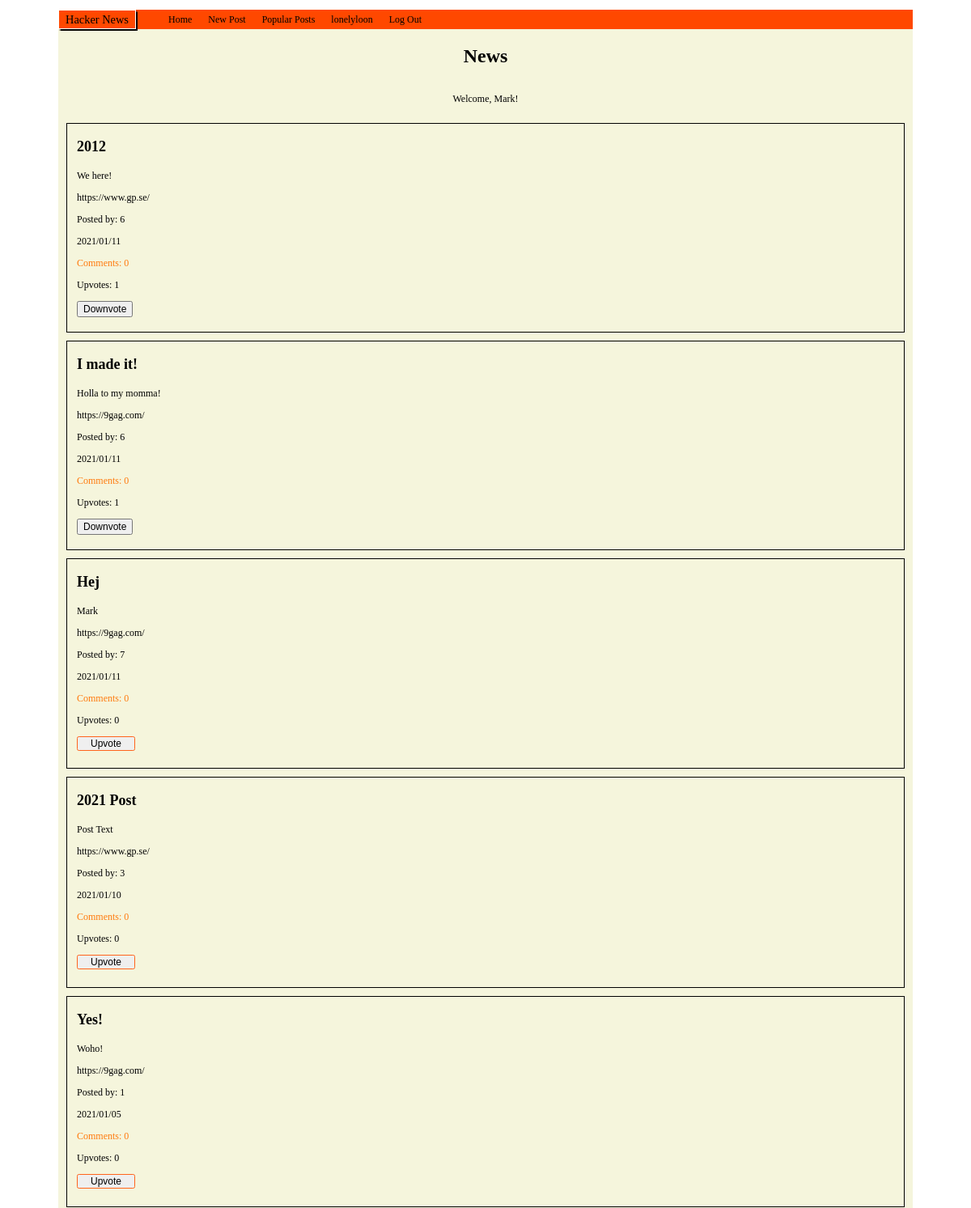
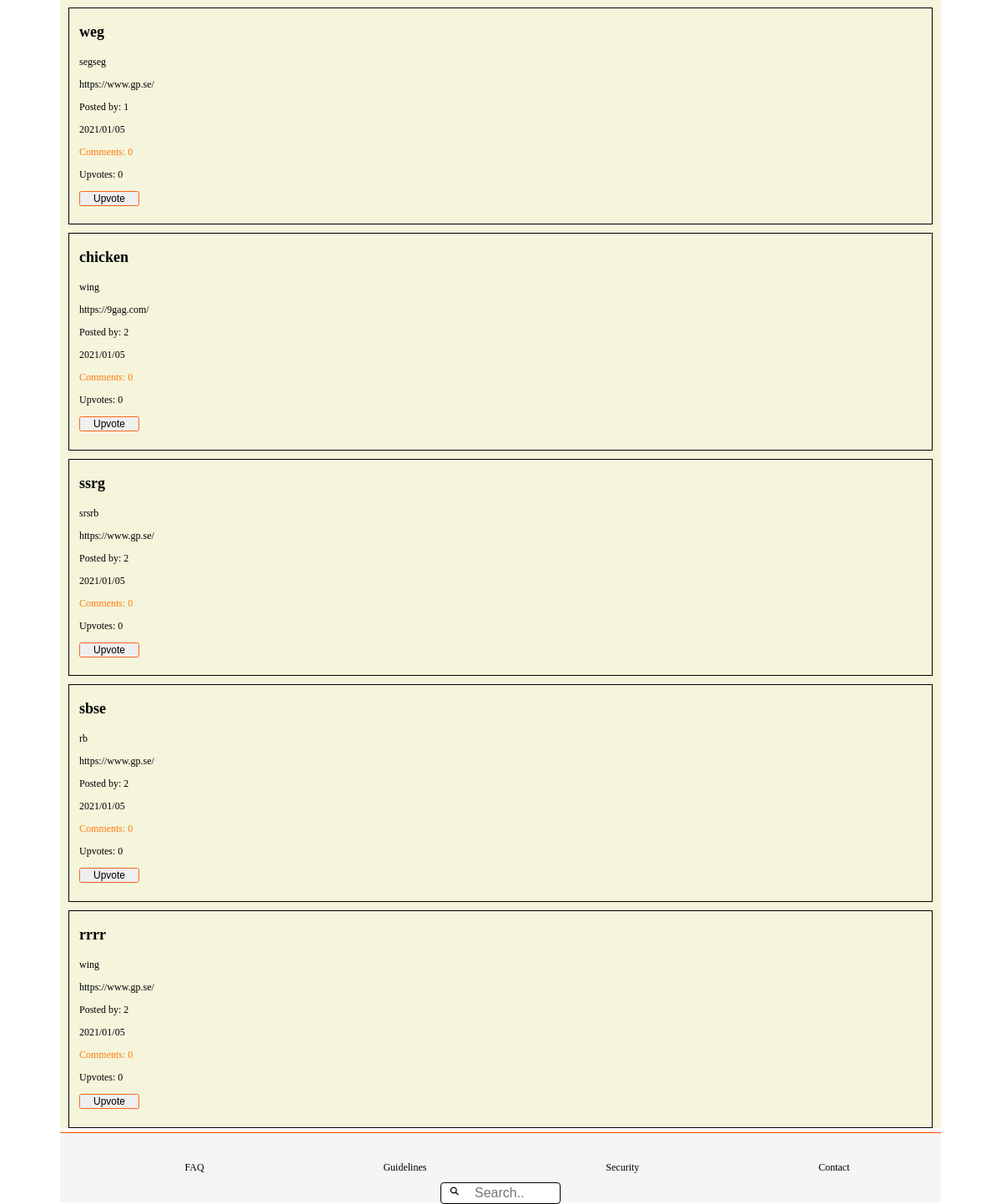
/index.php (signed in), run on the app's committed database (2 pictures, top to bottom).
### tables this page shows
CREATE TABLE Posts (
	id integer PRIMARY KEY AUTOINCREMENT,
	title string,
	description string,
	post_url varchar,
	post_date datetime,
	user_id varchar,
	user_username varchar
);

### web/config.php (called while the page is built, shortened)
<?php
return [
    'title' => 'News',
    'database_path' => sprintf('sqlite:%s/database/hackernews.db', __DIR__),
];

### web/autoload.php (called while the page is built, shortened)
<?php
$config = require __DIR__ . '/config.php';

### web/functions/postsFunction.php (called while the page is built, shortened)
<?php
function fetchAllPosts($pdo)
{
    $statement = $pdo->prepare("SELECT * FROM Posts ORDER BY Posts.post_date DESC");
    $statement->execute();
    $fetchPosts = $statement->fetchAll(PDO::FETCH_ASSOC);
    return $fetchPosts;
}

### web/functions/commentsFunction.php (called while the page is built, shortened)
<?php
function countComments($pdo, $postId)
{
    $statement = $pdo->prepare('SELECT COUNT(*) FROM Comments WHERE post_id = :postId');
    $statement->bindParam(':postId', $postId, PDO::PARAM_INT);
    $statement->execute();
    $comments = $statement->fetch(PDO::FETCH_ASSOC);
    return $comments['COUNT(*)'];
}

### web/functions/upvoteFunctions.php (called while the page is built, shortened)
<?php
function countUpvotes($pdo, $postId)
{
    $statement = $pdo->prepare('SELECT COUNT(*) FROM Likes WHERE post_id = :postId');
    $statement->bindParam(':postId', $postId, PDO::PARAM_INT);
    $statement->execute();
    $upvotes = $statement->fetch(PDO::FETCH_ASSOC);
    return $upvotes['COUNT(*)'];
}
function upvoteUser($pdo, $postId, $userId)
{
    $statement = $pdo->prepare('SELECT * FROM Likes WHERE post_id = :postId AND user_id = :userId;');
    $statement->bindParam(':postId', $postId);
    $statement->bindParam(':userId', $userId);
    $statement->execute();
    $upvoteUser = $statement->fetch(PDO::FETCH_ASSOC);
    return $upvoteUser;
}

### index.php (the view, shortened to what this page needs)
<?php require __DIR__ . '/homepage/header.php'; ?>
<?php require __DIR__ . '/homepage/navbar.php'; ?>
<?php
if (isset($_SESSION['user'])) : ?>
    <section class="index_page">
        <div class="greeting_user_container">
            <h1 class="index_title"><?php echo $config['title']; ?></h1>
            <p> Welcome, <?php echo $_SESSION['user']['first_name']; ?>!</p>
        </div>
        <?php $fetchPost = fetchAllPosts($pdo);
        foreach ($fetchPost as $post) : ?>
            <?php $postId = $post['id'];  ?>
            <?php $userId = $_SESSION['user']['id'];  ?>
            <?php $countComments = countComments($pdo, $postId); ?>
            <?php $countUpvotes = countUpvotes($pdo, $postId); ?>
            <div class="news_feed">
                <h3 class="index_post_title"> <?php echo $post['title']; ?> </h3>
                <p> <?php echo $post['description']; ?> </p>
                <a href="<?php echo $post['post_url'] ?> "> <?php echo $post['post_url']; ?> </a>
                <p> Posted by: <?php echo $post['user_id']; ?> </p>
                <p> <?php echo $post['post_date']; ?> </p>
                <div class="upvotes_comments">
                    <a class="index_comments" href="comments.php?id= <?php echo $post['id']; ?> "> Comments: <?php echo $countComments; ?> </a>
                </div>
                <div>
                    <form action="web/post/upvote.php" method="post">
                        <p class="index_upvotes">Upvotes: <?php echo $countUpvotes; ?></p>
                        <?php $upvoteUser = upvoteUser($pdo, $postId, $userId) ?>
                        <?php if (is_array($upvoteUser)) : ?>
                            <button class="downvote_button" type="submit">Downvote</button>
                        <?php else : ?>
                            <button class="upvote_button" type="submit">Upvote</button>
                        <?php endif; ?>
                    </form>
                </div>
            </div>
        <?php endforeach; ?>
    <?php else : ?>
        <div class="welcome_container">
            <h1>Welcome, please sign in.</h1>
        </div>
    <?php endif; ?>
    </section>
    <?php require __DIR__ . '/homepage/footer.php'; ?>

### css assests/index.css (style rules this page uses)
* { box-sizing: border-box; font-size: 12px; }
body { height: 100vh; margin: 0; padding-top: 1rem; padding-left: 6rem; padding-right: 6rem; }
.index_page { background-color: beige; }
.greeting_user_container { display: flex; flex-direction: column; background-color: #ffffff; background-color: beige; justify-content: center; align-items: center; }
.news_feed { margin: 10px; margin-bottom: 5px; min-height: 15vh; padding-bottom: 1.5rem; padding-left: 1rem; border: solid 1px black; }
.index_title { font-size: 2rem; }
.index_comments { text-decoration: none; color: rgb(255, 122, 13); }
.upvote_button { font-size: 1rem; height: 1.5rem; border: solid 1px rgb(255, 100, 28); border-radius: 0.2rem; margin-bottom: 0.3rem; margin-right: 0.3rem; width: 6rem; }
.index_post_title { font-size: 1.5rem; }

### css assests/navBar.css (style rules this page uses)
a { text-decoration: none; color: black; }

### data on the page
posts: title "2012", description "We here!", post_url "https://www.gp.se/", user "6", post_date "2021/01/11", countComments "0", countUpvotes "1"
posts: title "I made it!", description "Holla to my momma!", post_url "https://9gag.com/", user "6", post_date "2021/01/11", countComments "0", countUpvotes "1"
posts: title "Hej", description "Mark", post_url "https://9gag.com/", user "7", post_date "2021/01/11", countComments "0", countUpvotes "0"
posts: title "2021 Post", description "Post Text", post_url "https://www.gp.se/", user "3", post_date "2021/01/10", countComments "0", countUpvotes "0"
posts: title "Yes!", description "Woho!", post_url "https://9gag.com/", user "1", post_date "2021/01/05", countComments "0", countUpvotes "0"
posts: title "weg", description "segseg", post_url "https://www.gp.se/", user "1", post_date "2021/01/05", countComments "0", countUpvotes "0"
posts: title "chicken", description "wing", post_url "https://9gag.com/", user "2", post_date "2021/01/05", countComments "0", countUpvotes "0"
posts: title "ssrg", description "srsrb", post_url "https://www.gp.se/", user "2", post_date "2021/01/05", countComments "0", countUpvotes "0"
posts: title "sbse", description "rb", post_url "https://www.gp.se/", user "2", post_date "2021/01/05", countComments "0", countUpvotes "0"
posts: title "rrrr", description "wing", post_url "https://www.gp.se/", user "2", post_date "2021/01/05", countComments "0", countUpvotes "0"

### other printed values
$_SESSION['user']['username'] "lonelyloon"
$config['title'] "News"
$_SESSION['user']['first_name'] "Mark"
